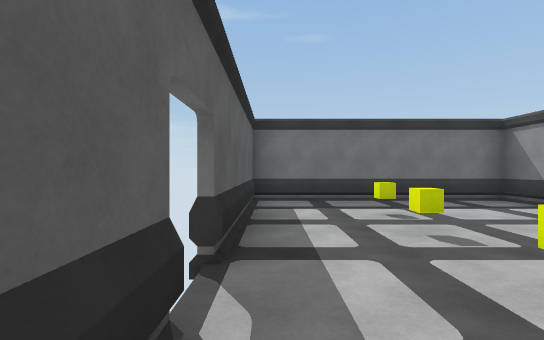
View 1 (above)

22 first-person views from a walk through a 3-D level made in the Unity game engine. The camera is 1.4 m above the floor, looks level and sees 85° across. The floor is counted in squares, 2 m on a side. Each view is taken from the middle of a square. On the plan, view 1 faces up. The plan holds only what a view shows up to about 10 squares ahead; the rest is blank. The player character is not drawn. Some animated figures are left out. Door leaves are left out, so doorways stand open.

View 2
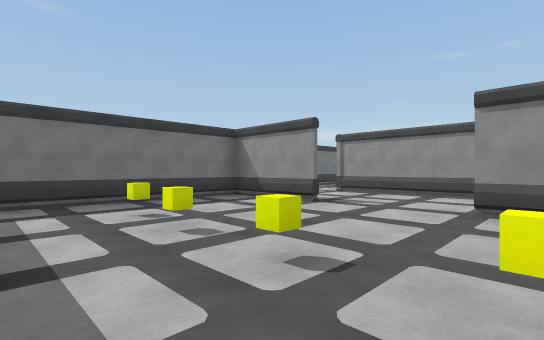

View 3
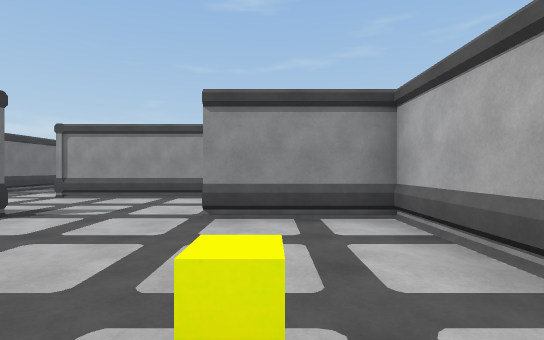

View 4
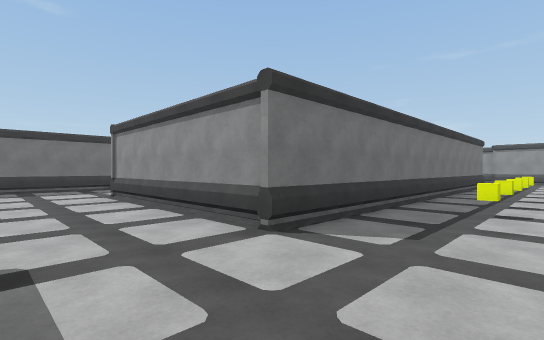

View 5
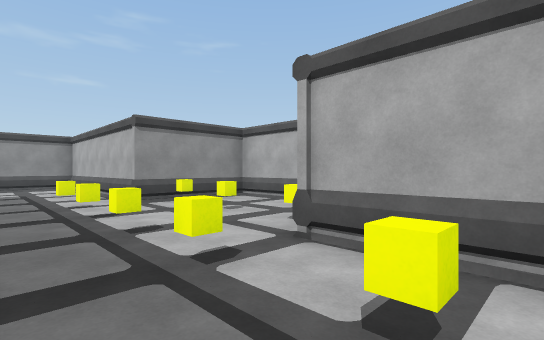

View 6
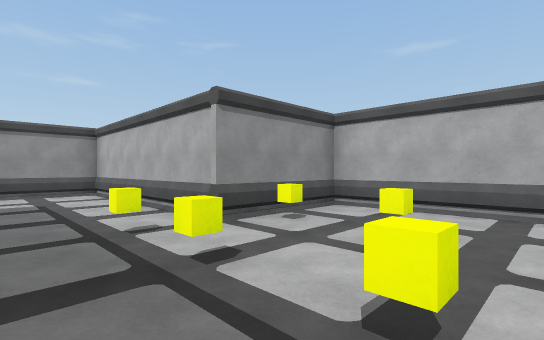

View 7
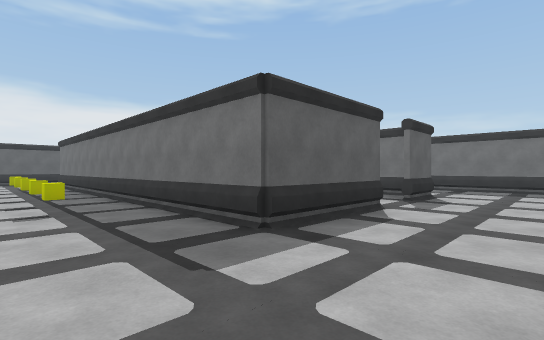

View 8
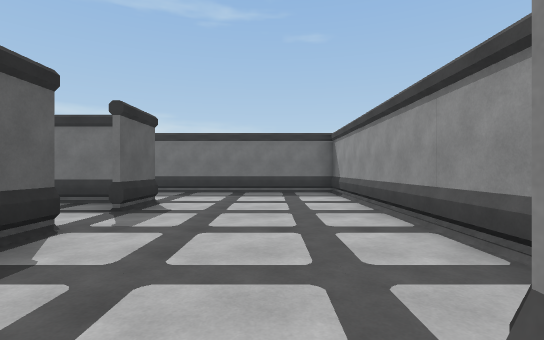

View 9
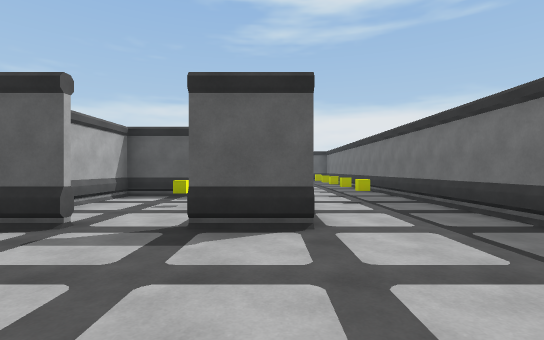

View 10
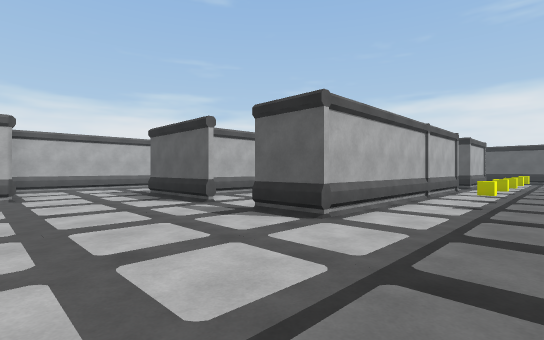

View 11
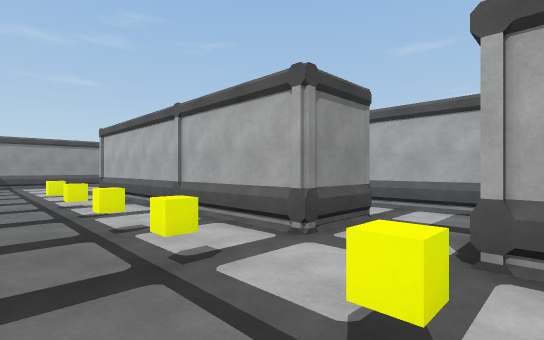

View 12
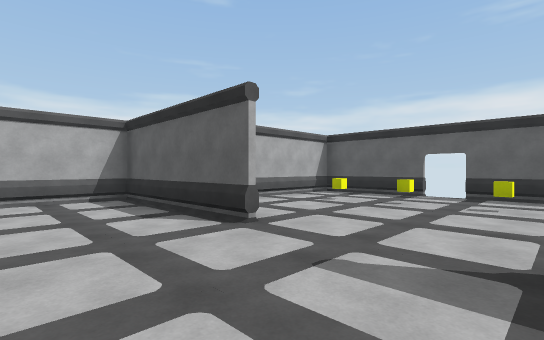

View 13
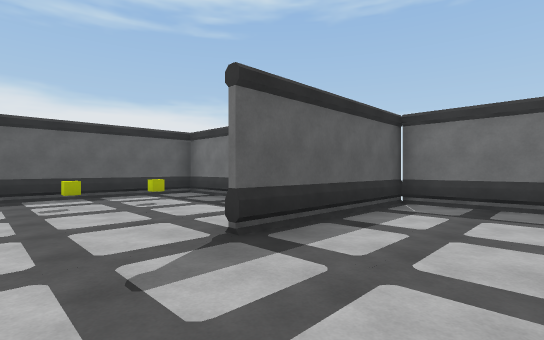

View 14
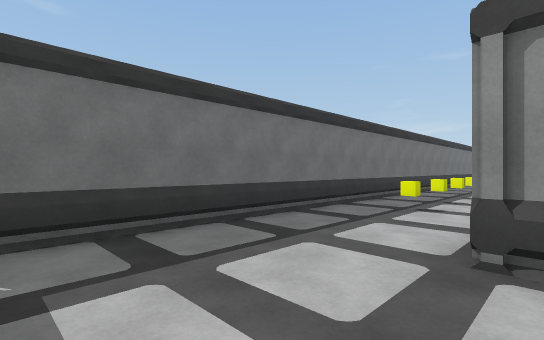

View 15
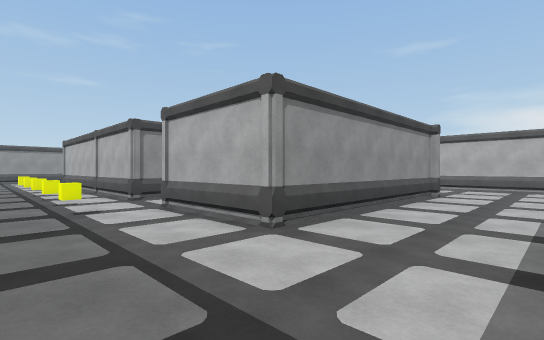

View 16
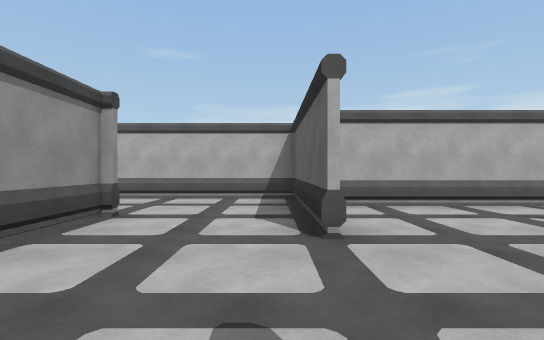

View 17
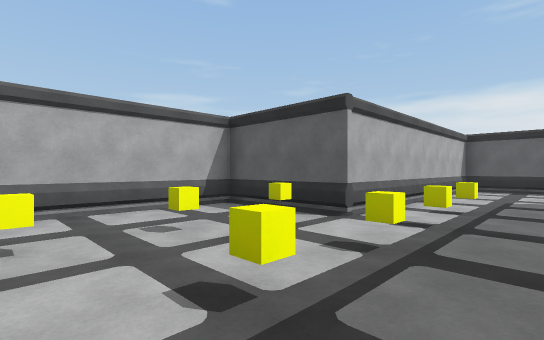

View 18
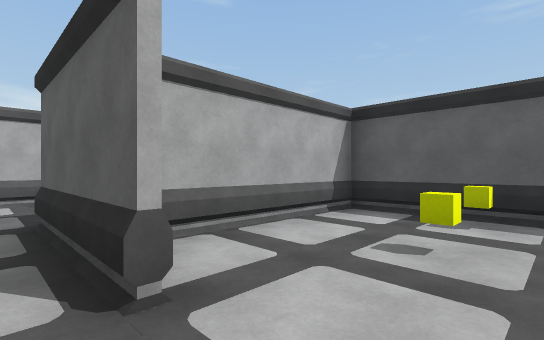

View 19
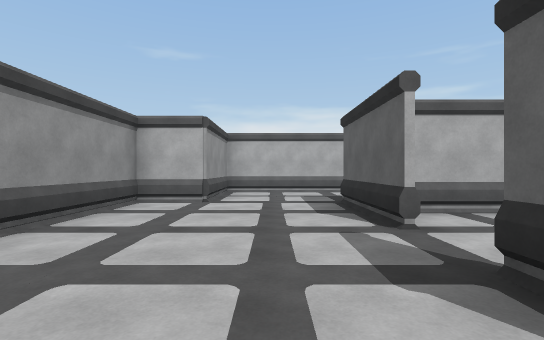

View 20
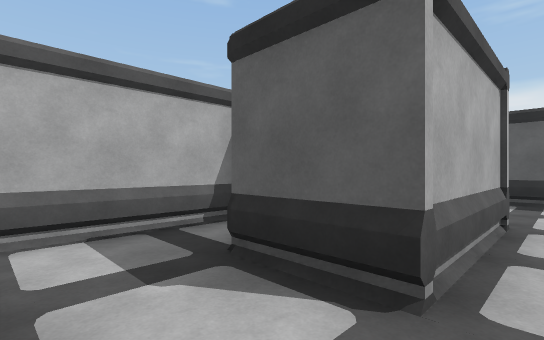

View 21
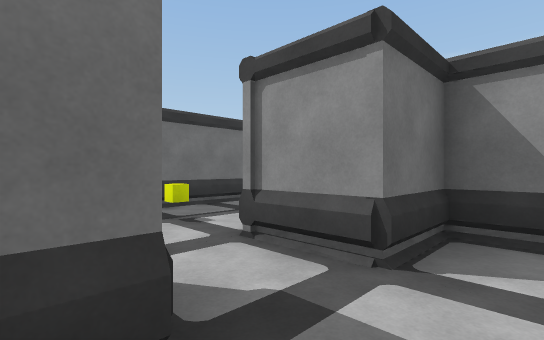

View 22
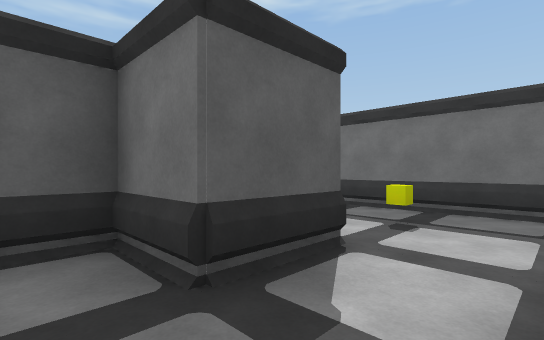

### Floor plan
Points are (right, up) in squares from view 1. A wall is a line through its corners. A room is listed if a view was taken in it or the views show most of it. See-through windows are left out.
Room 1 (views 1, 2, 3, 4, 5, 6, 7, 8, 9, 10, 11, 12, 13, 14, 15, 16, 17, 18, 19, 20)
walls: (15.9, 3.9) (15.9, 1.1) (19.7, 1.1); (13, 5.5) (20.5, 5.5) (20.5, 4); (5.4, 1.1) (5.4, -3.4) (13, -3.4) (13, -6.3) (17.5, -6.3) (17.5, -3.4) (23.4, -3.4) (23.4, -0.4) (24.9, -0.4) (24.9, 8.4) (5.4, 8.4) (5.4, 4); (20.5, 2.6) (20.5, -0.6) (8.5, -0.6) (8.5, 5.5) (11.4, 5.5); (5.3, 4) (5.3, 6.8) (-0.4, 6.8) (-0.4, 2.1); (19.9, 5.3) (18.4, 5.3); (-0.4, 1.4) (-0.4, -1.8) (5.3, -1.8) (5.3, 1)
ways out: opening at (12, 4.5) to room 2; open door at (-0.5, 1)
objects: cube (2, 0); cube (2, 2); cube (2, 3); cube (2, 5); cube (11, -2); cube (11, 7); cube (13, -2); cube (13, 7); cube (14, -4); cube (14, -2); cube (15, -4); cube (15, 7); cube (16, -2); cube (16, 7); cube (17, -4); cube (17, -2); cube (17, 3); cube (18, 3); cube (18, 7)
Room 2 (views 21, 22)
walls: (11.4, 5.5) (11.4, 3.9) (10.1, 3.9) (10.1, 3.1); (10.2, 2.5) (13.9, 2.5); (14.5, 3.1) (14.5, 3.9) (13, 3.9) (13, 5.5)
ways out: opening at (12, 4.5) to room 1

Where each view was taken, in squares from view 1:
view 1: 0 up, 0 right, facing up
view 2: 0 up, 0 right, facing up-right
view 3: 0 up, 1 right, facing right
view 4: 3 down, 6 right, facing up-right
view 5: 1 down, 11 right, facing down-right
view 6: 1 down, 14 right, facing down-right
view 7: 3 down, 23 right, facing up-left
view 8: 1 down, 23 right, facing up
view 9: 5 up, 24 right, facing left
view 10: 8 up, 24 right, facing down-left
view 11: 8 up, 11 right, facing down-right
view 12: 4 up, 8 right, facing down-left
view 13: 2 up, 8 right, facing up-left
view 14: 5 up, 6 right, facing up-right
view 15: 8 up, 6 right, facing down-right
view 16: 4 up, 6 right, facing down
view 17: 1 down, 17 right, facing down-left
view 18: 4 up, 21 right, facing down-left
view 19: 6 up, 22 right, facing down
view 20: 6 up, 13 right, facing down-left
view 21: 3 up, 11 right, facing up-right
view 22: 3 up, 13 right, facing up-left
